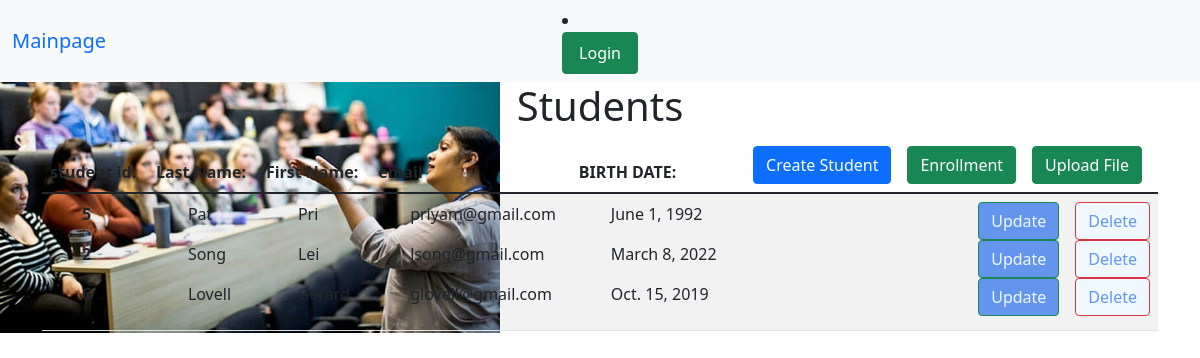
The page /liststudents/ on the database its author committed.
### gradebook/models.py (models this page shows, shortened)
class Student(models.Model):
    user = models.OneToOneField(User, null=True, on_delete=models.CASCADE)
    studentID = models.PositiveIntegerField(unique=True,null=False,blank= False)
    first_Name = models.CharField(max_length=50, null=False, blank=False)
    last_Name = models.CharField(max_length=50, null=False, blank=False)
    email = models.EmailField(max_length=254, null=False, blank=False)
    dateOfBirth = models.DateField(null=False, blank=False)

### gradebook/views.py (the view)
# urls.py: path("liststudents/", listStudents.as_view(), name="list_students"),
class listStudents(ListView):
        model = Student
        template_name = 'Students/stuList.html'

### templates/Students/stuList.html (shortened to what this page needs)
{% extends "base.html" %}
{% block content %}
<h1 align="center">Students</h1>
    <table class="table table-striped">
  <thead>
    <tr>
      <th scope="col">student id:</th>
      <th scope="col">Last Name:</th>
      <th scope="col">First Name:</th>
        <th scope="col">email</th>
      <th scope="col">BIRTH DATE:</th>
      <th scope="col"><div class="d-grid gap-2 d-md-flex justify-content-md-end">
  <a href="{% url "create_student_form"  %}" class="btn btn-primary me-md-2" type="button">Create Student</a>
          <a href="{% url "list_student"  %}" class="btn btn-success me-md-2" type="button">Enrollment</a>
          <a href="{% url "upload_file" %}" class="btn btn-success me-md-2" type="button">Upload File</a>
      </div></th>
    </tr>
  </thead>
  <tbody>
    <tr>
      <th scope="row">{% for Student in object_list%}
          <ul>{{ Student.studentID }}</ul>
        {% endfor %}</th>
      <td>{% for Student in object_list%}
            <ul>{{ Student.last_Name }}
            </ul>
        {% endfor %}
    </td>
      <td>{% for Student in object_list%}
            <ul>{{ Student.first_Name }}</ul>
        {% endfor %}</td>
     <td>{% for Student in object_list%}
            <ul>{{ Student.email }}</ul>
        {% endfor %}</td>
      <td>{% for Student in object_list%}
            <ul>{{ Student.dateOfBirth }}
            </ul>
        {% endfor %}
    </td>
    <td> {% for Student in object_list%}
           <div class="d-grid gap-2 d-md-flex justify-content-md-end">
 <a href="{% url "update_students"  Student.id %}"class="btn btn-success me-md-2" type="button" style="background-color: cornflowerblue; color: aliceblue;">Update</a>
  <a href="{% url "delete_students"  Student.id %}"class="btn btn-danger" type="button" style="background-color: aliceblue;color: cornflowerblue;">Delete</a>
</div>
        {% endfor %} </td>
    </tr>
    </tbody>
</table>
{% endblock %}

### rows shown on the page
Student: studentID "5", last_Name "Pat", first_Name "Pri", email "priyam@gmail.com", dateOfBirth "June 1, 1992"
Student: studentID "2", last_Name "Song", first_Name "Lei", email "lsong@gmail.com", dateOfBirth "March 8, 2022"
Student: studentID "6", last_Name "Lovell", first_Name "Gerard", email "glovell@gmail.com", dateOfBirth "Oct. 15, 2019"
